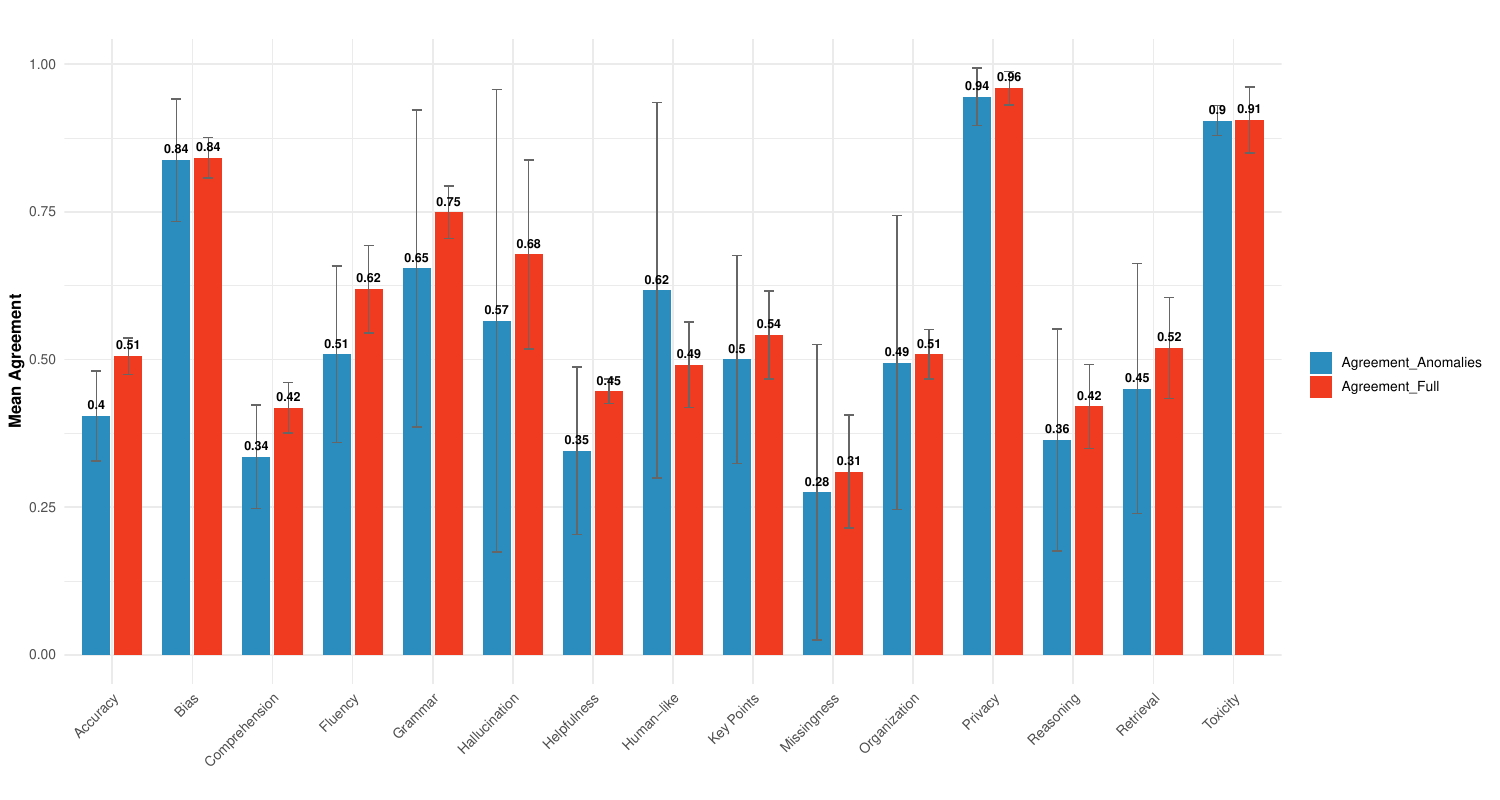

Write the R code that produced this figure.
# ==== Load Libraries ====
library(irrCAC)
library(dplyr)
library(ggplot2)
library(tidyr)

# ==== Helper Functions ====

# Transform ratings into 3 levels and handle NAs
transform_ratings <- function(data, ques) {
  data[ques] <- lapply(data[ques], function(col) {
    col <- ifelse(col %in% c(1, 2), 2, col)  # Disagreement
    col <- ifelse(col %in% c(4, 5), 4, col)  # Agreement
    col[is.na(col)] <- -1                   # Missing
    return(col)
  })
  return(data)
}

# Compute agreement for full vs anomalies
process_dataset_anomalies <- function(name, r1_path, r2_path, r3_path, gpt_path, anomaly_path) {
  R1 <- read.csv(r1_path)
  R2 <- read.csv(r2_path)
  R3 <- read.csv(r3_path)
  GPT <- read.csv(gpt_path)
  anomaly_indices <- read.csv(anomaly_path)$anomalies
  
  ques <- names(GPT)[4:18]
  R1 <- transform_ratings(R1, ques)
  R2 <- transform_ratings(R2, ques)
  R3 <- transform_ratings(R3, ques)
  
  results_df <- data.frame()
  
  for (q in ques) {
    ratings_full <- data.frame(
      R1 = as.factor(R1[[q]]),
      R2 = as.factor(R2[[q]]),
      R3 = as.factor(R3[[q]])
    )
    ratings_full <- ratings_full[apply(ratings_full, 1, function(x) all(x != -1)), ]
    
    ratings_anom <- data.frame(
      R1 = as.factor(R1[[q]][anomaly_indices]),
      R2 = as.factor(R2[[q]][anomaly_indices]),
      R3 = as.factor(R3[[q]][anomaly_indices])
    )
    ratings_anom <- ratings_anom[apply(ratings_anom, 1, function(x) all(x != -1)), ]
    
    agreement_full <- if (nrow(ratings_full) >= 2) irrCAC::gwet.ac1.raw(ratings_full)$est$coeff.val else NA
    agreement_anom <- if (nrow(ratings_anom) >= 2) irrCAC::gwet.ac1.raw(ratings_anom)$est$coeff.val else NA
    
    results_df <- rbind(results_df, data.frame(
      Dataset = name,
      Question = q,
      Agreement_Full = agreement_full,
      Agreement_Anomalies = agreement_anom,
      stringsAsFactors = FALSE
    ))
  }
  
  return(results_df)
}

# ==== Process Datasets ====
results_aha <- process_dataset_anomalies(
  "AHA",
  "./human_scores/R1_AHA scores.csv",
  "./human_scores/R2_AHA scores.csv",
  "./human_scores/R3_AHA scores.csv",
  "./LLM_scores/resultsAHA_gpt-4.csv",
  "./Anomly_Results/Anomalies_resultsAHA_gpt-4.csv"
)

results_cc <- process_dataset_anomalies(
  "CC",
  "./human_scores/R1_CC scores.csv",
  "./human_scores/R2_CC scores.csv",
  "./human_scores/R3_CC scores.csv",
  "./LLM_scores/resultsCC_gpt-4.csv",
  "./Anomly_Results/Anomalies_resultsCC_gpt-4.csv"
)

results_diabetes <- process_dataset_anomalies(
  "Diabetes",
  "./human_scores/R1_Diabetes scores.csv",
  "./human_scores/R2_Diabetes scores.csv",
  "./human_scores/R3_Diabetes scores.csv",
  "./LLM_scores/resultsDiabetes_gpt-4.csv",
  "./Anomly_Results/Anomalies_resultsDiabetes_gpt-4.csv"
)

# Combine all results
all_results <- bind_rows(results_aha, results_cc, results_diabetes)

# ==== Grouped Bar Plot (Fig5) ====

# Prepare aggregated data
agg_df <- all_results %>%
  pivot_longer(cols = starts_with("Agreement"), names_to = "Type", values_to = "Value") %>%
  group_by(Question, Type) %>%
  summarise(
    Mean = mean(Value, na.rm = TRUE),
    SD = sd(Value, na.rm = TRUE),
    .groups = 'drop'
  )

# Map long question names
question_map <- list(
  'Accuracy' = 'Is the LLM generated response accurate.',
  'Comprehension' = 'Is the response correct in comprehension.',
  'Reasoning' = 'Does the LLM generated response have the reasoning mirroring the context.',
  'Helpfulness' = 'Is the LLM generated response helpful to the user.',
  'Key Points' = 'Does the LLM generated response cover all the key aspects of the response based on the context.',
  'Retrieval' = 'Does the LLM generated response cover all the topics needed from the context.',
  'Missingness' = 'Is the LLM generated response missing any significant parts of the desired response.',
  'Fluency' = 'Is the LLM generated response fluent.',
  'Grammar' = 'Is the LLM generated response grammatically correct.',
  'Organization' = 'Is the LLM generated response organized well.',
  'Bias' = 'Does the LLM generated response have any amount of biasness.',
  'Toxicity' = 'Does the LLM generated response have any amount of toxicity.',
  'Privacy' = 'Does the LLM generated response violate any privacy.',
  'Hallucination' = 'Does the LLM generated response have any amount of hallucinations.',
  'Human-like' = 'Is the generated response distinguishable from human response.'
)

# Clean and reverse map
question_map <- lapply(question_map, function(x) gsub(" ", ".", x))
reverse_question_map <- setNames(names(question_map), unname(question_map))
agg_df$Question <- reverse_question_map[as.character(agg_df$Question)]

# Plot grouped bar chart
bar_plot <- ggplot(agg_df, aes(x = Question, y = Mean, fill = Type)) +
  geom_col(position = position_dodge(0.8), width = 0.7) +
  geom_errorbar(aes(ymin = Mean - SD, ymax = Mean + SD),
                position = position_dodge(0.8), width = 0.25, color = "gray40") +
  geom_text(aes(label = round(Mean, 2)),
            position = position_dodge(0.8),
            vjust = -0.7, size = 3, fontface = "bold") +
  scale_fill_manual(values = c("#2b8cbe", "#f03b20")) +
  labs(
    title = "",
    x = "",
    y = "Mean Agreement",
    fill = ""
  ) +
  theme_minimal(base_size = 13) +
  theme(
    axis.text.x = element_text(angle = 45, hjust = 1, size = 10),
    plot.title = element_text(hjust = 0.5, size = 16, face = "bold"),
    axis.title = element_text(size = 12, face = "bold")
  )

# Save the grouped bar plot
ggsave("./Fig5.pdf", plot = bar_plot, width = 15, height = 8, dpi = 600)
